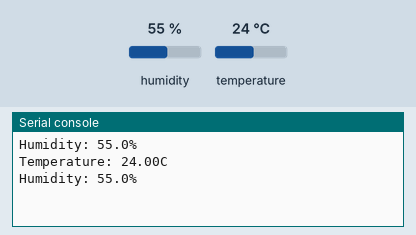
The program below on a simulated Raspberry Pi Pico running CircuitPython. Parts: the last lines printed to the serial console. Inputs (shaded band) come from the test bench; at power-on: humidity 55 %, temperature 24 °C.

Above: at 1.2 s.
1.3 s: humidity set to 22 %
At 1.3 s:
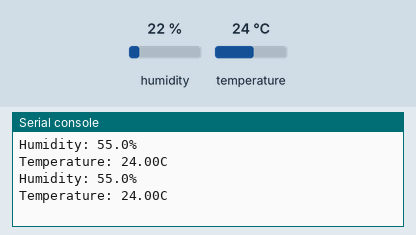
2.8 s: temperature set to 12 °C
At 4.1 s:
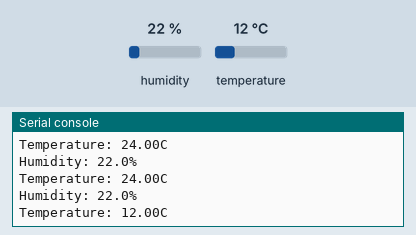
4.3 s: humidity set to 40 %
At 5.3 s:
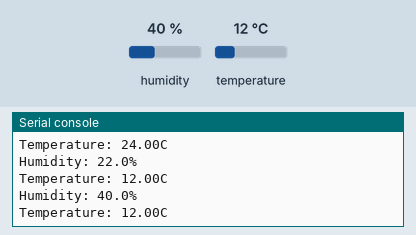
Timing chart, 0 to 7.3 s (numbered marks = the images above; inputs shaded):
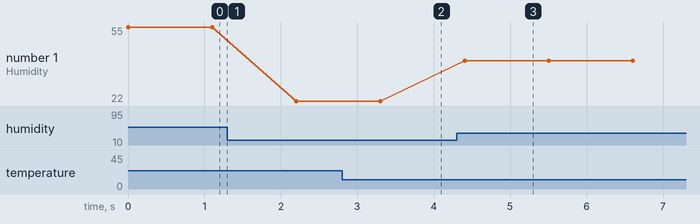

The program:

codeAM2320.py
```python
import board
import busio
import time
import adafruit_am2320

i2c = busio.I2C(board.GP17, board.GP16)
sensor = adafruit_am2320.AM2320(i2c)

while True:
    print(f"Humidity: {sensor.relative_humidity:.1f}%")
    time.sleep(0.1) # This is needed between sensor readings!
    print(f"Temperature: {sensor.temperature:.2f}C")
    time.sleep(1.0)
```

Measured:
- after the input at 2.8 s, the serial console: prints a new line after 0.60 s (image 2)
- after the input at 4.3 s, the serial console: prints a new line after 0.10 s (image 3)
- plotted number 1: 55 → 22 after the input at 1.3 s, 22 → 40 after the input at 4.3 s
